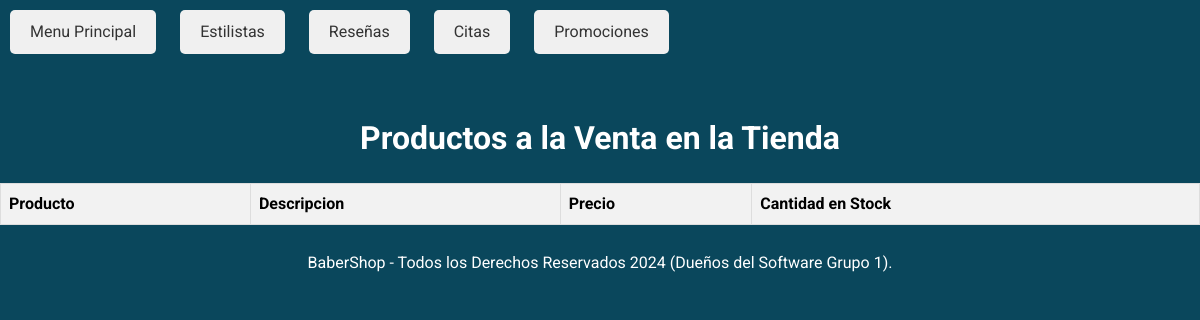
Before: /productos.php with the older database file.
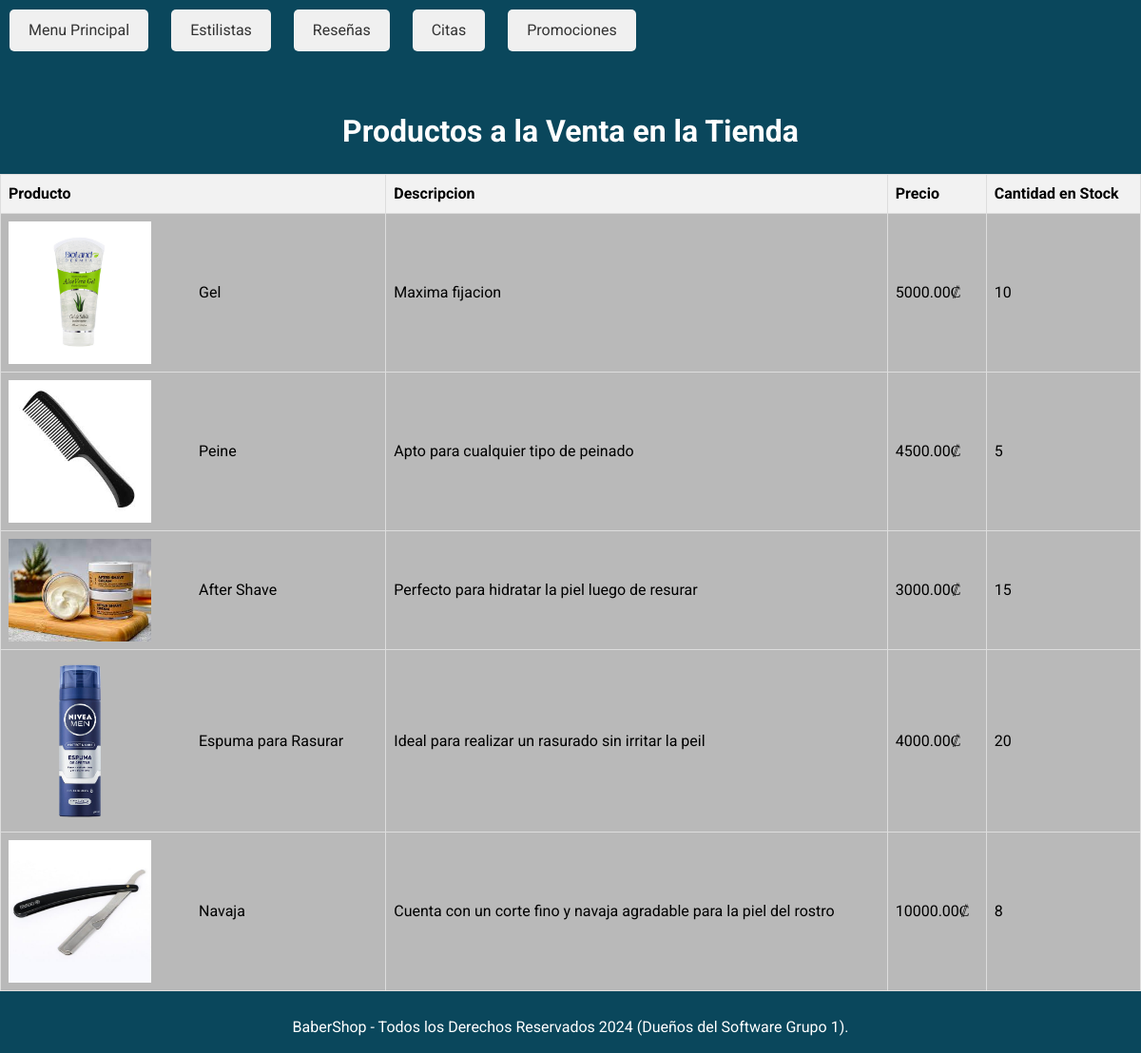
After: the same page with the newer database file.
### tables this page shows
CREATE TABLE `inventario` (
  `ProductoID` int(11) NOT NULL,
  `CantidadStock` int(11) DEFAULT NULL
);

CREATE TABLE `productos` (
  `ProductoID` int(11) NOT NULL,
  `CategoriaID` int(11) DEFAULT NULL,
  `Nombre` varchar(100) DEFAULT NULL,
  `Descripcion` varchar(255) DEFAULT NULL,
  `PrecioVenta` decimal(10,2) DEFAULT NULL,
  `Proveedor` varchar(100) DEFAULT NULL,
  `Imagen` varchar(255) DEFAULT NULL
);

### productos.php (called while the page is built)
<?php
require_once "include/templates/head.php";
?>
<?php
require "include/templates/cuerpoProductos.php";
?>
<?php
include_once "include/templates/footer.php";
?>

### DAL/empleados.php (called while the page is built, shortened)
<?php
    function getArray($sql) {
        try {
            $nConexion = Conectar();
            if(mysqli_set_charset($nConexion, "utf8")){
                if(!$result = mysqli_query($nConexion, $sql)) die();
                $retorno = array();
                while ($row = mysqli_fetch_array($result)) {
                    $retorno[] = $row;
                }
            }
        } catch (\Throwable $th) {
            echo $th;
        }finally{
            Desconectar($nConexion);
        }
        return $retorno;
    }

### include/templates/cuerpoProductos.php (the view)
<?php
require_once "DAL/empleados.php";
$query = "SELECT productos.Nombre, productos.Descripcion, productos.PrecioVenta, productos.Imagen, inventario.CantidadStock FROM productos
INNER JOIN inventario ON productos.ProductoID = inventario.ProductoID";
$resultadosQuery = getArray($query);
?>
<body>
    <div class="links">
        <a href="index.php">Menu Principal</a>
        <a href="empleados.php">Estilistas</a>
        <a href="resenas.php">Reseñas</a>
        <a href="citas.php">Citas</a>
        <a href="promociones.php">Promociones</a>
    </div>
    <h1>Productos a la Venta en la Tienda</h1>
    <table>
        <tr>
            <th> Producto</th>
            <th> Descripcion</th>
            <th> Precio</th>
            <th> Cantidad en Stock </th>
        </tr>
        <?php foreach ($resultadosQuery as $resultado) : ?>
        <tr>
            <td>
                <span class="product-info">
                <img src="../../img/<?php echo $resultado['Imagen'];?>" alt="Imagen Producto 1" width="150">
                    <span><?php echo $resultado['Nombre'];?></span>
                </span>
            </td>
            <td><?php echo $resultado['Descripcion'];?></td>
            <td><?php echo $resultado['PrecioVenta'];?>₡</td>
            <td><?php echo $resultado['CantidadStock'];?></td>
        </tr>
        <?php endforeach; ?>
    </table>

Changed rows visible on the page:
added inventario: ProductoID.Imagen (picture), ProductoID.Nombre "Gel", ProductoID.Descripcion "Maxima fijacion", ProductoID.PrecioVenta "5000.00", CantidadStock "10"
added inventario: ProductoID.Imagen (picture), ProductoID.Nombre "Peine", ProductoID.Descripcion "Apto para cualquier tipo de peinado", ProductoID.PrecioVenta "4500.00", CantidadStock "5"
added inventario: ProductoID.Imagen (picture), ProductoID.Nombre "After Shave", ProductoID.Descripcion "Perfecto para hidratar la piel luego de resurar", ProductoID.PrecioVenta "3000.00", CantidadStock "15"
added inventario: ProductoID.Imagen (picture), ProductoID.Nombre "Espuma para Rasurar", ProductoID.Descripcion "Ideal para realizar un rasurado sin irritar la peil", ProductoID.PrecioVenta "4000.00", CantidadStock "20"
added inventario: ProductoID.Imagen (picture), ProductoID.Nombre "Navaja", ProductoID.Descripcion "Cuenta con un corte fino y navaja agradable para la piel del rostro", ProductoID.PrecioVenta "10000.00", CantidadStock "8"
